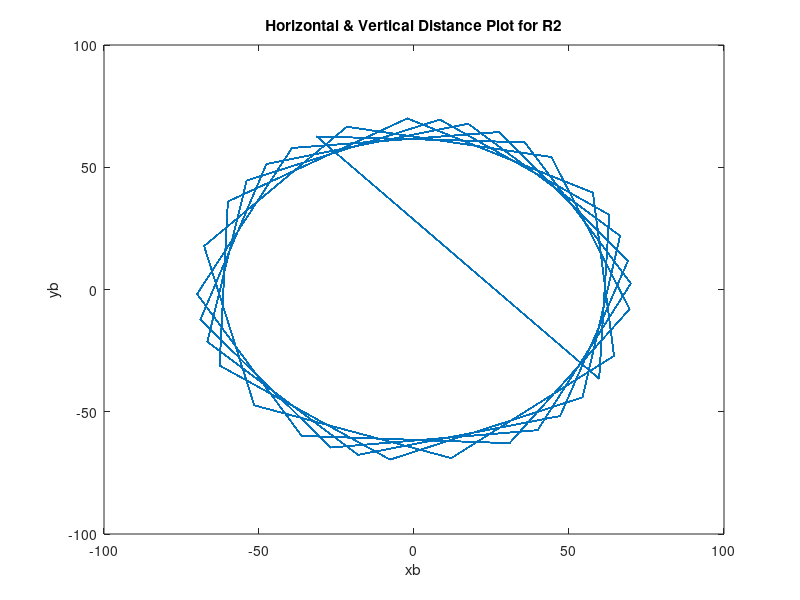
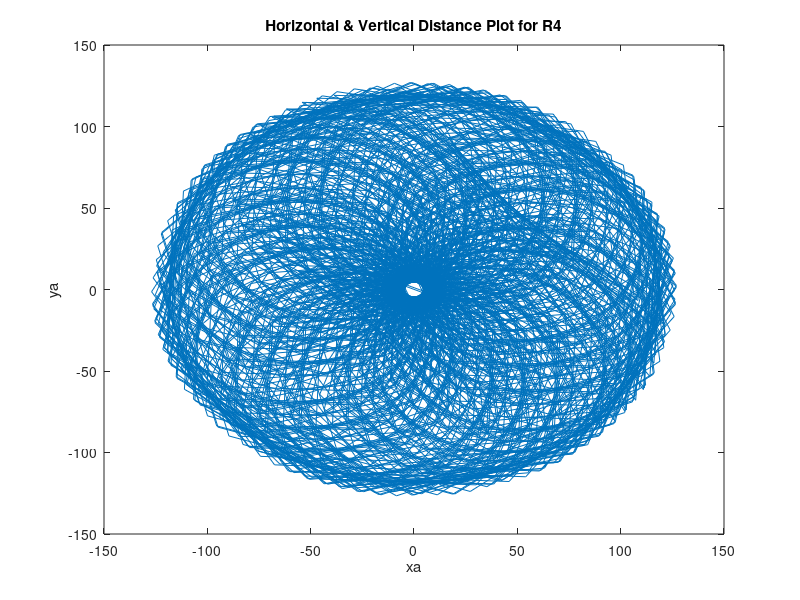

Write the MATLAB code that produced these figures, in order. (Note: this script raises an error after producing the figures.)
%% MEC411 Project 2
% ploted calculations are shown for connected links 2 and 4
% values for links 3 and 5 are the same as 2 and 4 bc the system is
% symmetric
clear all;
close all;
%% Design Paramters
% Max Design Conditions: 150H x 250L x 200W (mm)
r2= 70;         
r3= 70;
r4= 57;
r5 = 57;
r1 = r2 + r4;       % r1 < 250 mm

% links are assumed to have 0 mass
% so no inertial effects
m2 = 0;         
m3 = 0;         
m4 =0;          
m5 = 0;  

% force from given cup
Fcupx = 10/2; 
Fcupy = (0.002*9.8)/2;
%% Iterate for theta2 & theta4
% given the design, theta2 can rotate btwn 0 and 90 deg
% assuming that 0 deg is along r1
% given the design, theta4 can rotate btwn -90 and 90 deg
% assuming that 0 deg is along r1
XB_YB = [];
XA_YA = [];
A33_list = [];
A34_list = [];
A65_list = [];
A66_list = [];
theta = [];
for theta4 = 0:1:60
    for theta2 = 56:1:90
        % xb and yb distances wrt to theta2
        xb = r2*cos(theta2);
        yb = r2*sin(theta2);
        XB_YB = [XB_YB;xb yb];
        % for polar plot
        A33 = -r2*sin(theta2);
        A34 = r2*cos(theta2);
        A33_list = [A33_list;A33];
        A34_list = [A34_list;A34];
        
        % xa and ya distances wrt to theta2
        xa = xb + r4*cos(theta4);
        ya = yb - r4*sin(theta4);
        XA_YA = [XA_YA; xa ya];
        % for polar plot
        A65 = r4*sin(theta4);
        A66 = r4*cos(theta4);
        A65_list = [A65_list;A65];
        A66_list = [A66_list;A66];
        
        theta = [theta;theta2];
    end
    
end
%% Plots (distance)
% plot of distances wrt to theta2
figure
plot(XB_YB(:,1),XB_YB(:,2))
title('Horizontal & Vertical Distance Plot for R2')
xlabel('xb')
ylabel('yb')
hold on
% plot of distances wrt to theta4
figure
plot(XA_YA(:,1),XA_YA(:,2))
title('Horizontal & Vertical Distance Plot for R4')
xlabel('xa')
ylabel('ya')
%% Dynamic Analysis (Motion Equations)
% motion equations are from derived calcs for links 2 and 4
% all masses of links are 0
i = 0;
Fs_data = [];
Ms_data = [];
while (i < length(A33_list))
    i = i+1;
    A33 = A33_list(i);
    A34 = A34_list(i);
    A65 = A65_list(i);
    A66 = A66_list(i);
    
    A10 = [-1 0 1 0 0 0 0 0];
    A20 =  [0 -1 0 1 0 0 0 0];
    A30 = [0 0 A33 A34 0 0 1 0];
    A40 = [0 0 -1 0 1 0 0 0];
    A50 = [0 0 0 -1 0 1 0 0];
    A60 = [0 0 0 0 A65 A66 0 1];
    A70 = [0 0 0 0 1 0 0 0];
    A80 = [0 0 0 0 0 1 0 0];

    A = [A10; A20; A30;A40;A50;A60;A70;A80];
    B = [0 0 0 0 0 0 Fcupx Fcupy]';
    X = linsolve(A,B);

    % From Solving Linear Eqns in Matrix Form
    F12x = X(1);
    F12y = X(2);
    F42x = X(3);
    F42y = X(4);
    Fc4x = X(5);
    Fc4y = X(6);
    M12 = X(7);
    M42 = X(8);

    % Shaking Force
    % idk about this part is it --> abs(((F12x+F42x)^2 +(F12y+F42y)^2)^(1/2))
    Fs = abs(((F12x)^2 +(F12y)^2)^(1/2));
    Fs_data = [Fs_data;Fs];
    % Shaking Moment
    % idk about this part is it --> M12 + M42
    Ms = M12;
    Ms_data = [Ms_data; Ms];
end
%% Shaking Moment and Shaking Force Polar Plots
figure
polarplot(theta,Fs_data)
title('Shaking Force Polar Plot')
hold on
figure
polarplot(theta,Ms_data)
title('Shaking Moment Polar Plot')